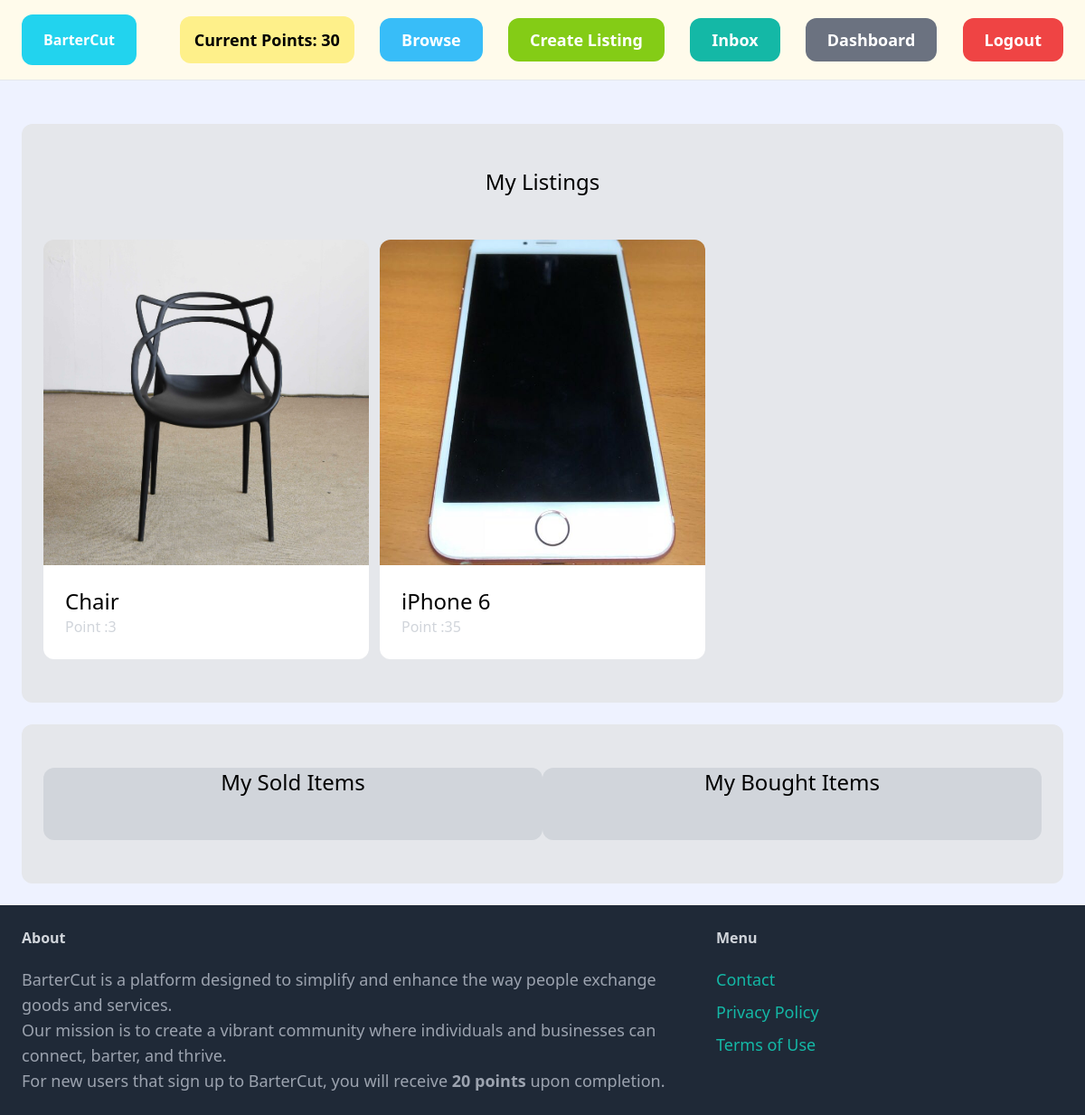
/dashboard/ (signed in), run on the app's committed database.
### fypcore/models.py (models this page shows, shortened)
class AppUser(models.Model):
    user = models.OneToOneField(User, on_delete=models.CASCADE)
    point = models.IntegerField(default=20)

### listing/models.py (models this page shows, shortened)
class Item(models.Model):
    category = models.ForeignKey(Category, related_name='items', on_delete=models.CASCADE)
    name = models.CharField(max_length=255)
    description = models.TextField(blank= True, null=True)
    point = models.IntegerField()
    image = models.ImageField(upload_to='item_images', blank=True, null=True)
    is_sold = models.BooleanField(default=False)
    listed_by = models.ForeignKey(User, related_name='items', on_delete=models.CASCADE)
    received_by = models.ForeignKey(User, related_name='received_items', on_delete=models.CASCADE, null=True, blank=True)
    listed_at = models.DateTimeField(auto_now_add=True)
    TRANSACTION_STATUS_CHOICES = [
        ('Listed', 'Listed'),
        ('Sold', 'Sold'),
    ]
    transaction_status = models.CharField(
        max_length=10,
        choices=TRANSACTION_STATUS_CHOICES,
        default='Listed',
    )

### dashboard/views.py (the view)
# urls.py: path('', views.index, name='index'),
@login_required
def index(request):
    listed_items = Item.objects.filter(listed_by=request.user, transaction_status='Listed')
    sold_items = Item.objects.filter(listed_by=request.user, transaction_status='Sold')
    received_items = Item.objects.filter(received_by=request.user, transaction_status='Sold')
    return render(request, 'dashboard/index.html', {
        'listed_items': listed_items,
        'sold_items': sold_items,
        'received_items': received_items,
    })

### dashboard/templates/dashboard/index.html (shortened to what this page needs)
{% extends 'fypcore/base.html' %}
{% block content %}
    <div class="mt-6 px-6 py-12 bg-gray-200 rounded-xl">
        <h2 class="mb-12 text-2xl text-center"> My Listings</h2>
        <div class="grid grid-cols-3 gap-3">
            {% for item in listed_items %}
                <div>
                    <a href="{% url 'listing:detail' item.id %}">
                        <div>
                            {% if item.image %}
                                <img src="{{item.image.url}}" class="rounded-t-xl">
                            {% endif %}
                        </div>
                        <div class="p-6 bg-white rounded-b-xl">
                            <h2 class="text-2xl">{{ item.name }}</h2>
                            <p class="text-gray-300">Point :{{ item.point }}</p>
                        </div>
                    </a>
                </div>
            {% endfor %}
        </div>
    </div>
        <div class="mt-6 px-6 py-12 bg-gray-200 rounded-xl">
            <div class="flex justify-between">
                <div class="w-1/2 bg-gray-300 rounded-xl">
                    <h2 class="mb-12 text-2xl text-center"> My Sold Items</h2>
                </div>
                <div class="w-1/2 bg-gray-300 rounded-xl">
                    <h2 class="mb-12 text-2xl text-center"> My Bought Items</h2>
                </div>
            </div>
        </div>
    </div>
{% endblock %}

### fypcore/templates/fypcore/base.html (shortened to what this page needs)
<!DOCTYPE html>
<html>
    <head>
    <script src="https://cdn.tailwindcss.com"></script>
    </head>
    <body class="bg-indigo-50">
        <nav class="px-6 py-4 flex justify-between bg-amber-50 items-center border-b border-gray-200">
            <a href="/" class="px-6 py-4 font-semibold bg-cyan-400 rounded-xl text-white hover:bg-cyan-600">BarterCut</a>
            <div class="space-x-6">
                {% if request.user.is_authenticated %}
                <div class="px-4 py-3 bg-yellow-200 inline-block rounded-xl">
                    <h2 class="text-lg font-semibold">Current Points: {{ user.appuser.point }}</h2>
                </div>
                <a href="{% url 'listing:listings' %}" class="px-6 py-3 text-lg font-semibold bg-sky-400 text-white rounded-xl hover:bg-sky-600">Browse</a>
                <a href="{% url 'listing:create_listing' %}" class="px-6 py-3 text-lg font-semibold bg-lime-500 text-white rounded-xl hover:bg-lime-700">Create Listing</a>
                <a href="{% url 'message:inbox' %}" class="px-6 py-3 text-lg font-semibold bg-teal-500 text-white rounded-xl hover:bg-teal-700">Inbox</a>
                <a href="{% url 'dashboard:index' %}" class="px-6 py-3 text-lg font-semibold bg-gray-500 text-white rounded-xl hover:bg-gray-700">Dashboard</a>
                <a href="{% url 'fypcore:logout' %}" class="px-6 py-3 text-lg font-semibold bg-red-500 text-white rounded-xl hover:bg-red-700">Logout</a>
                {% endif %}
            </div>
        </nav>
        <div class="px-6 py-6">
            {% block content %}
            {% endblock %}
        <footer class="px-6 py-6 flex justify-between bg-gray-800">
            <div class="w-2/3 pr-10">
                <h3 class="mb-5 font-semibold text-gray-300">About</h3>
                <p class="text-lg text-gray-400">
                    BarterCut is a platform designed to simplify and enhance the way people exchange goods and services.
                </p>
                <p class="text-lg text-gray-400">
                    Our mission is to create a vibrant community where individuals and businesses can connect, barter, and thrive.
                </p>
                <p class="text-lg text-gray-400">
                    For new users that sign up to BarterCut, you will receive <strong>20 points</strong> upon completion.
                </p>
            </div>
            <div class="w-1/3">
                <h3 class="mb-5 font-semibold text-gray-300">Menu</h3>
                <ul class="space-y-2">
                    <li><a href="{% url 'fypcore:contact' %}" class="text-lg text-teal-500 hover:text-teal-700">Contact</a></li>
                    <li><a href="{% url 'fypcore:policy' %}" class="text-lg text-teal-500 hover:text-teal-700">Privacy Policy</a></li>
                    <li><a href="{% url 'fypcore:terms' %}" class="text-lg text-teal-500 hover:text-teal-700">Terms of Use</a></li>
                </ul>
            </div>
        </footer>
    </body>
</html>

### data on the page
Item: image (picture), name "Chair", point "3"
Item: image (picture), name "iPhone 6", point "35"

### other printed values
{{ user.appuser.point }} "30"
